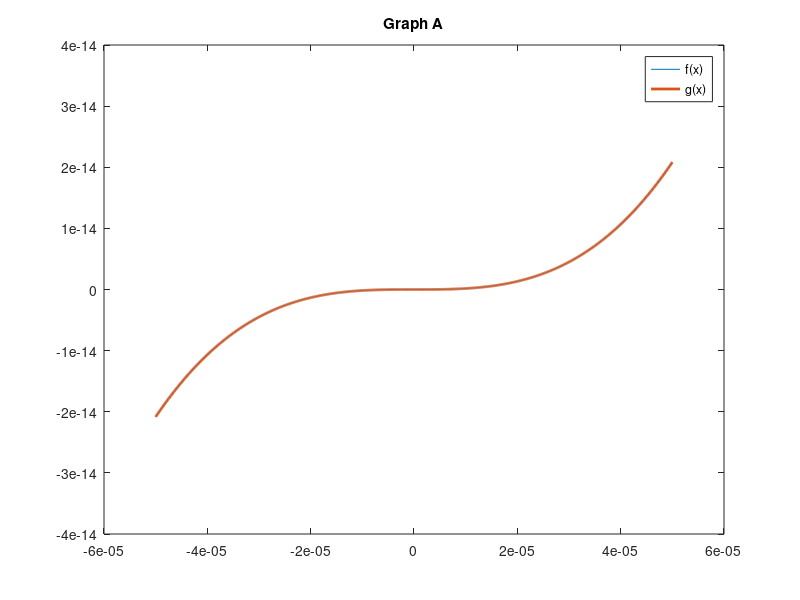
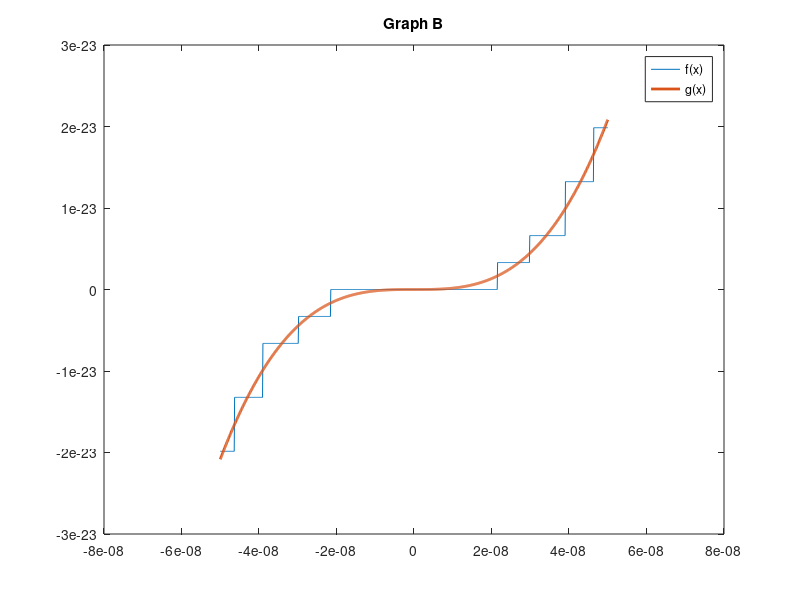
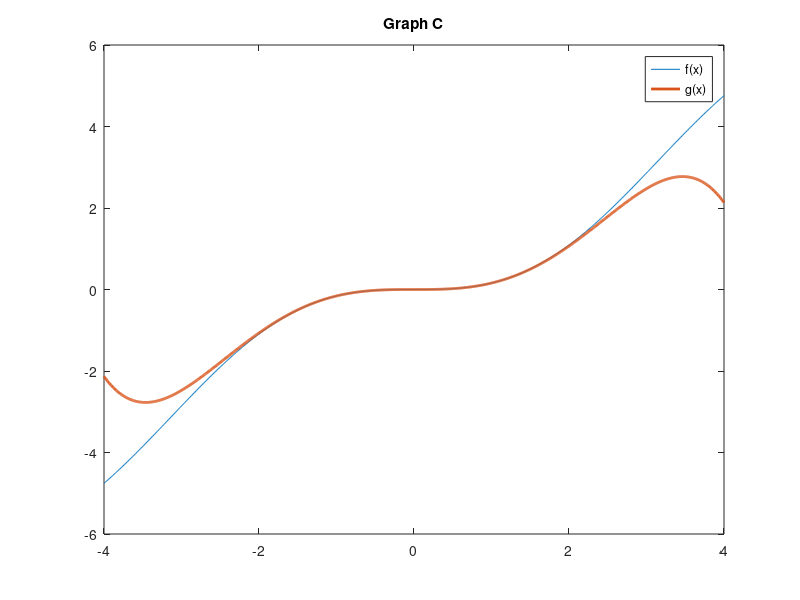

These charts were generated, in order, by the following MATLAB code:
%% 5) Cancellation Errors from a class example

% a)

domain = linspace(-5*10^-5, 5*10^-5,1000);
f = domain - sin(domain);
g = (domain.^3)/6 - (domain.^5)/120;
 
plot(domain, f, domain, g, "LineWidth", 2);
title("Graph A")
legend("f(x)", "g(x)");
figure()

% b)

domain = linspace(-5*10^-8, 5*10^-8,1000);
f = domain - sin(domain);
g = (domain.^3)/6 - (domain.^5)/120;

plot(domain, f, domain, g, "LineWidth", 2);
title("Graph B")
legend("f(x)", "g(x)");
figure()

% c)

domain = linspace(-4, 4, 1000);
f = domain - sin(domain);
g = (domain.^3)/6 - (domain.^5)/120;

plot(domain, f, domain, g, "LineWidth", 2);
title("Graph C")
legend("f(x)", "g(x)");
figure()


% In Graph A both f(x) and g(x) are good representations and there are no
% issues with cancellation error. In Graph B we start to get values
% that are much closer to 0 and we notice that f(x) loses precision
% when x is close to 0 and g(x) is a much better approximation.
% In graph C we can see that both are doing fine near 0 but
% g(x), which is only useful near 0, stops being accurate as we go to
% larger postive and negative numbers.